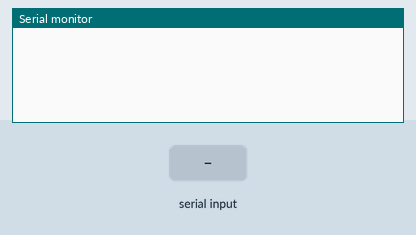
A sketch run on a simulated Arduino Uno, built with avr-gcc and run on an emulated ATmega328P. Parts: the last lines printed to the serial monitor. Inputs (shaded band) come from the test bench.

Above: at 1.2 s.
1.3 s: "D" received over Serial
At 2.4 s:
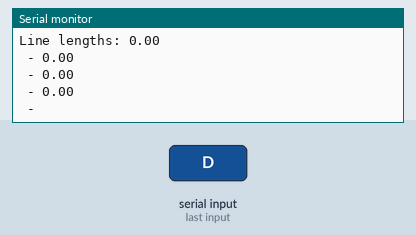
2.8 s: "S90\n" received over Serial
At 6.0 s:
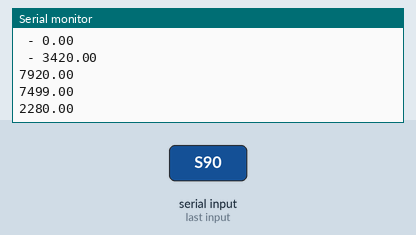
Timing chart, 0 to 7.5 s (numbered marks = the images above; inputs shaded):
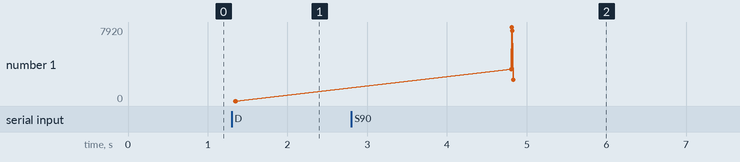

Measured:
- after the input at 1.3 s, the serial monitor: prints a new line at once (image 1)
- after the input at 2.8 s, the serial monitor: prints a new line after 2.0 s (image 2)
- plotted number 1: 0 → 2280 after the input at 2.8 s

The sketch:

wireDrone.ino
```cpp
/*
 *  This sketch  is to control 4 stepper motors that give control to spools of wire that control the location
 *  of a 4 wire drone.
 *  Author: Michael Concannon
 *
 *  Notes:
 *  VREF for A4988 = 1.7 * .4 = .68
 */
#include <AccelStepper.h>
#include <MultiStepper.h>

#define MOTOR_X_ENABLE_PIN 8
#define MOTOR_X_STEP_PIN 2
#define MOTOR_X_DIR_PIN 5
#define MOTOR_Y_ENABLE_PIN 8
#define MOTOR_Y_STEP_PIN 3
#define MOTOR_Y_DIR_PIN 6
#define MOTOR_Z_ENABLE_PIN 8
#define MOTOR_Z_STEP_PIN 4
#define MOTOR_Z_DIR_PIN 7
#define MOTOR_A_ENABLE_PIN 8
#define MOTOR_A_STEP_PIN 12
#define MOTOR_A_DIR_PIN 13

// Define a stepper and the pins it will use
AccelStepper stepperX(AccelStepper::DRIVER, MOTOR_X_STEP_PIN, MOTOR_X_DIR_PIN);
AccelStepper stepperY(AccelStepper::DRIVER, MOTOR_Y_STEP_PIN, MOTOR_Y_DIR_PIN);
AccelStepper stepperZ(AccelStepper::DRIVER, MOTOR_Z_STEP_PIN, MOTOR_Z_DIR_PIN);
AccelStepper stepperA(AccelStepper::DRIVER, MOTOR_A_STEP_PIN, MOTOR_A_DIR_PIN);
MultiStepper steppers;

const double WIDTH = 150;    // Measure in real word units (inches) of movement area
const double LENGTH = 188;   // Measure in real word units (inches) of movement area
const double stepsPerUnit = 38;    // number of steps per unit (inch) on the stepper motors (eg 4 inches per 200 steps = 50)
const double maxMovePerStep = 4;  // the most distance to move in single (should likely be determined by multiple of stringStep)

double anchor[][3] = {{0,0,0}, {0,LENGTH,0}, {WIDTH, LENGTH,0}, {WIDTH,0,0}};  // location in 3D of the anchors
double lineOffset[] = {0,0,0,0};    // offset between stepper motor and line out - in inches
double line[] = {0,0,0,0};    // Array of line lengths - in inches

double current[] = {75, 94, 18};   // Current position of drone - note the positive z shouldn't matter as long it's consistent
double target[] = {0,0,0};    // Target position of drone

long lline[] = {0,0,0,0};     // Temporary array for steps on the motors
double next[] = {0,0,0};      // incremental step position
double temp[] = {0,0,0};      // temp array; eg. holding difference in position

boolean midStep = false;
boolean midMotion = false;

int stepCount = 0;

/** Main setup */
void setup() {

  double maxxSpeed = 100.0;
  double acceleration = 20.0;

  stepperX.setEnablePin(MOTOR_X_ENABLE_PIN);
  stepperX.setPinsInverted(false, false, true);
  stepperX.setMaxSpeed(maxxSpeed);
  stepperX.setAcceleration(acceleration);
  stepperX.enableOutputs();
  steppers.addStepper(stepperX);

  stepperY.setEnablePin(MOTOR_X_ENABLE_PIN);
  stepperY.setPinsInverted(false, false, true);
  stepperY.setMaxSpeed(maxxSpeed);
  stepperY.setAcceleration(acceleration);
  stepperY.enableOutputs();
  steppers.addStepper(stepperY);

  stepperZ.setEnablePin(MOTOR_Z_ENABLE_PIN);
  stepperZ.setPinsInverted(false, false, true);
  stepperZ.setMaxSpeed(maxxSpeed);
  stepperZ.setAcceleration(acceleration);
  stepperZ.enableOutputs();
  steppers.addStepper(stepperZ);

  stepperA.setEnablePin(MOTOR_A_ENABLE_PIN);
  stepperA.setPinsInverted(false, false, true);
  stepperA.setMaxSpeed(maxxSpeed);
  stepperA.setAcceleration(acceleration);
  stepperA.enableOutputs();
  steppers.addStepper(stepperA);

  // Open serial communications and wait for port to open:
  Serial.begin(9600);

  //calibarateOffsetsFromPosition();
}

/** Main loop */
void loop() {
  doRead();
  // If steppers need to run, then run
  if(!steppers.run()) {     // We are not in the middle of a step
    if(midMotion) {
      midMotion = advance();  // This advances the stepper locations, so the next loop have steps to do
      printCurrentPosition();
    }
  }
}

void debug(String s) {
  Serial.println(s);
}

/** Read the serial port & run a command */
void doRead() {
  if(Serial.available() > 0) {
    int command = Serial.read();
    doCommand(command);
  }
}

/** Perform an action */
void doCommand(int command) {
  if(command == 'G') {    // Go to a position - followed by 4 line lengths for the steppers (shouldn't be used)
    for(int i = 0; i < 4; i++) {
      lline[i] = Serial.parseInt();
    }
    steppers.moveTo(lline);
  }
  if(command == 'H') {    // Move an axis in inches
    int axis = Serial.parseInt();
    float inches = Serial.parseFloat();
    lline[axis] = lline[axis] + (inches * stepsPerUnit);
    steppers.moveTo(lline);
  }
  if(command == 'A') {    // Adjust all strings
    for(int i = 0; i < 4; i++) {
      float inches = Serial.parseFloat();
      lline[i] = lline[i] + (inches * stepsPerUnit);
    }
    steppers.moveTo(lline);
  }
  if(command == 'V')  { // set the velocity
    int maxxSpeed = Serial.parseInt();
    stepperX.setMaxSpeed(maxxSpeed);
    stepperY.setMaxSpeed(maxxSpeed);
    stepperZ.setMaxSpeed(maxxSpeed);
    stepperA.setMaxSpeed(maxxSpeed);
  }

  if(command == 'S') {    // Set the starting/current position in XYZ space
    // read 3 more values from serial port & assume that is the current position
    for(int i = 0; i < 3; i++) {
      current[i] = Serial.parseInt();
    }
    // Compute the offsets for the stepper motors awareness
    calibarateOffsetsFromPosition();
  }
  if(command == 'C') {    // Calibrate a given string - followed by string number (0,1,2,3) and length in inched
    int axis = Serial.parseInt();
    line[axis] = Serial.parseFloat();
    lineOffset[axis] = (long) (stepsPerUnit * line[axis]) - lline[axis];
  }
  if(command == 'L') {    // Set the current line lenghts (4 int to follow)
    // read 4 more values from serial port & assume that is the current position
    for(int i = 0; i < 3; i++) {
      line[i] = Serial.parseInt();
    }
    // Compute the offsets for the stepper motors awareness
    calibarateOffsetsFromLines();
  }
  if(command == 'M') {    // Move to a new position - 3 numbers to follow
    for(int i = 0; i < 3; i++) {
      target[i] = Serial.parseInt();
    }
    stepCount = 0;
    midMotion = true;
    advance();
  }
  if(command == 'D') {    // Print info to debug
    printCurrentPosition();
    printLineSteps();
    printLineLengths();
  }
}

/** Move to a new position */
void moveTo(double position[]) {
  for(int i = 0; i < 3; i++)
    target[i] = position[i];
}

/** Print current position to Serial */
void printCurrentPosition() {
    Serial.print("Position: ");
    for(int i = 0; i < 3; i++) {
      Serial.print(current[i]);
      if(i < 3)
        Serial.print(" - ");
      else
        Serial.println();
    }
}

/** Print current string lenghts to Serial */
void printLineLengths() {
    Serial.print("Line lengths: ");
    for(int i = 0; i < 4; i++) {
      Serial.println((double) (lline[i] + lineOffset[i]) / stepsPerUnit);
      if(i < 4)
        Serial.print(" - ");
      else
        Serial.println();
    }
}
/** Print current string step counts to Serial */
void printLineSteps() {
    Serial.println("lline");
    for(int i = 0; i < 4; i++) {
      Serial.println(lline[i]);
    }
}


/** Move the drone an incremental step toward the target location */
boolean advance() {
  // First determine the scaling factor to scale down to an incremental move
  double maxDiff = 0;
  double factor = 0;
  for(int i = 0; i < 3; i++) {
    temp[i] = target[i] - current[i];
    if(abs(temp[i]) > maxDiff) {
      maxDiff = abs(temp[i]);
      factor = maxDiff / maxMovePerStep;
    }
  }
  // If we are close, just exit
  if(maxDiff < maxMovePerStep) {
    return false;
  }
  // Determine the next position along this linear path
  for(int i = 0; i < 3; i++) {
    next[i] = current[i] + temp[i] / factor;
  }
  computeLineLength(next);  // Determine desired line lengths and update the array

  stepCount++;
  Serial.println("Step #");
  Serial.println(stepCount);
  Serial.println("Next position");
  for(int i = 0; i < 4; i++) {
    Serial.println(lline[i]);
  }

  steppers.moveTo(lline);

  // Update the current position
  for(int i = 0; i < 3; i++) {
    current[i] = next[i];
  }
  return true;
}

/** Compute the string lengths needed to be at a given location - results go into the main array */
void computeLineLength(double location[]) {
  for(int i = 0; i < 4; i++) {
    line[i] = distance(location, anchor[i]);
    lline[i] = (long) (stepsPerUnit * line[i]) - lineOffset[i];
  }
}

/** Calibrate the offsets of the stepper motors based on the length array and current position */
void calibarateOffsetsFromPosition() {
  for(int i = 0; i < 4; i++) {
    line[i] = distance(current, anchor[i]);
    lineOffset[i] = (long) (stepsPerUnit * line[i]) - lline[i];
    Serial.println(lineOffset[i]);
  }
}
/** Calibrate the offsets of the stepper motors based on the length array and current position */
void calibarateOffsetsFromLines() {
  for(int i = 0; i < 4; i++) {
    // TODO
  }
}

/** Compute a distance between 2 points in 3d */
double distance(double from[], double to[]) {
  double square = 0.0;
  for(int i = 0; i < 3; i++)
    square += (from[i] - to[i]) * (from[i] - to[i]);
  return sqrt(square);
}
```
